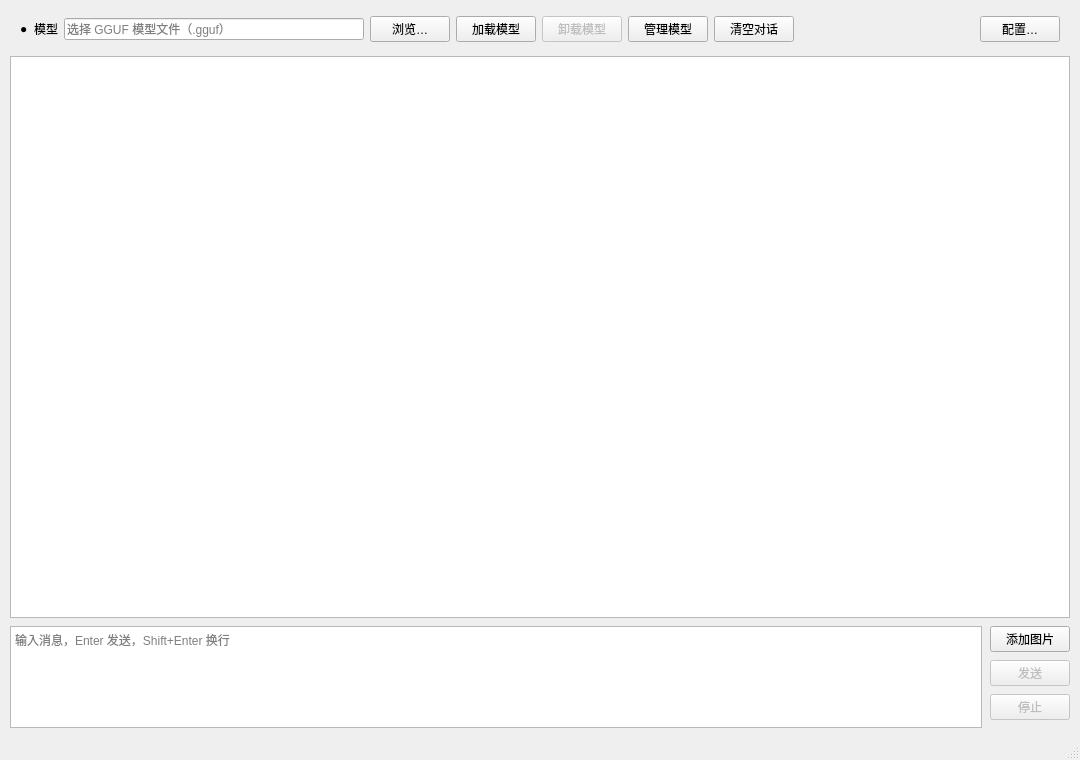
<?xml version="1.0" encoding="UTF-8"?>
<ui version="4.0">
 <class>MainWindow</class>
 <widget class="QMainWindow" name="MainWindow">
  <property name="geometry">
   <rect>
    <x>0</x>
    <y>0</y>
    <width>1080</width>
    <height>760</height>
   </rect>
  </property>
  <property name="windowTitle">
   <string>qllama · 本地大模型对话</string>
  </property>
  <widget class="QWidget" name="centralwidget">
   <layout class="QVBoxLayout" name="rootLayout">
    <property name="spacing">
     <number>8</number>
    </property>
    <property name="leftMargin">
     <number>10</number>
    </property>
    <property name="topMargin">
     <number>10</number>
    </property>
    <property name="rightMargin">
     <number>10</number>
    </property>
    <property name="bottomMargin">
     <number>10</number>
    </property>
    <item>
     <widget class="QFrame" name="modelBar">
      <property name="frameShape">
       <enum>QFrame::Shape::NoFrame</enum>
      </property>
      <layout class="QHBoxLayout" name="modelRowLayout">
       <property name="leftMargin">
        <number>10</number>
       </property>
       <property name="topMargin">
        <number>6</number>
       </property>
       <property name="rightMargin">
        <number>10</number>
       </property>
       <property name="bottomMargin">
        <number>6</number>
       </property>
       <item>
        <widget class="QLabel" name="statusDot">
         <property name="text">
          <string>●</string>
         </property>
        </widget>
       </item>
       <item>
        <widget class="QLabel" name="modelLabel">
         <property name="text">
          <string>模型</string>
         </property>
        </widget>
       </item>
      <item>
       <widget class="QLineEdit" name="modelPath">
        <property name="minimumSize">
         <size>
          <width>300</width>
          <height>0</height>
         </size>
        </property>
        <property name="placeholderText">
         <string>选择 GGUF 模型文件（.gguf）</string>
        </property>
       </widget>
      </item>
      <item>
       <widget class="QPushButton" name="browseModelBtn">
        <property name="text">
         <string>浏览…</string>
        </property>
       </widget>
      </item>
      <item>
       <widget class="QPushButton" name="loadBtn">
        <property name="text">
         <string>加载模型</string>
        </property>
       </widget>
      </item>
      <item>
       <widget class="QPushButton" name="unloadBtn">
        <property name="enabled">
         <bool>false</bool>
        </property>
        <property name="text">
         <string>卸载模型</string>
        </property>
       </widget>
      </item>
      <item>
       <widget class="QPushButton" name="manageModelsBtn">
        <property name="text">
         <string>管理模型</string>
        </property>
        <property name="toolTip">
         <string>从 Hugging Face 拉取最新模型列表</string>
        </property>
       </widget>
      </item>
      <item>
       <widget class="QPushButton" name="clearBtn">
        <property name="text">
         <string>清空对话</string>
        </property>
       </widget>
      </item>
      <item>
       <spacer name="modelRowSpacer">
        <property name="orientation">
         <enum>Qt::Orientation::Horizontal</enum>
        </property>
        <property name="sizeHint" stdset="0">
         <size>
          <width>40</width>
          <height>20</height>
         </size>
        </property>
       </spacer>
      </item>
      <item>
       <widget class="QPushButton" name="configBtn">
        <property name="text">
         <string>配置…</string>
        </property>
        <property name="toolTip">
         <string>打开配置页面（精简配置 / 全量配置）</string>
        </property>
       </widget>
      </item>
      </layout>
     </widget>
    </item>
    <item>
     <widget class="QTextBrowser" name="chatView">
      <property name="openExternalLinks">
       <bool>true</bool>
      </property>
     </widget>
    </item>
    <item>
     <layout class="QHBoxLayout" name="imageStrip">
      <property name="spacing">
       <number>6</number>
      </property>
      <property name="leftMargin">
       <number>0</number>
      </property>
      <property name="topMargin">
       <number>0</number>
      </property>
      <property name="rightMargin">
       <number>0</number>
      </property>
      <property name="bottomMargin">
       <number>0</number>
      </property>
     </layout>
    </item>
    <item>
     <layout class="QHBoxLayout" name="inputRowLayout">
      <property name="leftMargin">
       <number>0</number>
      </property>
      <property name="topMargin">
       <number>0</number>
      </property>
      <property name="rightMargin">
       <number>0</number>
      </property>
      <property name="bottomMargin">
       <number>0</number>
      </property>
      <item>
       <widget class="QTextEdit" name="input">
        <property name="sizePolicy">
         <sizepolicy hsizetype="Expanding" vsizetype="Preferred">
          <horstretch>0</horstretch>
          <verstretch>0</verstretch>
         </sizepolicy>
        </property>
        <property name="minimumSize">
         <size>
          <width>0</width>
          <height>96</height>
         </size>
        </property>
        <property name="placeholderText">
         <string>输入消息，Enter 发送，Shift+Enter 换行</string>
        </property>
       </widget>
      </item>
      <item>
       <layout class="QVBoxLayout" name="buttonColLayout">
        <property name="leftMargin">
         <number>0</number>
        </property>
        <property name="topMargin">
         <number>0</number>
        </property>
        <property name="rightMargin">
         <number>0</number>
        </property>
        <property name="bottomMargin">
         <number>0</number>
        </property>
        <item>
         <widget class="QPushButton" name="addImageBtn">
          <property name="text">
           <string>添加图片</string>
          </property>
          <property name="toolTip">
           <string>随下一条消息发送图片（需要模型加载了 mmproj 投影模型）</string>
          </property>
         </widget>
        </item>
        <item>
         <widget class="QPushButton" name="sendBtn">
          <property name="enabled">
           <bool>false</bool>
          </property>
          <property name="text">
           <string>发送</string>
          </property>
         </widget>
        </item>
        <item>
         <widget class="QPushButton" name="stopBtn">
          <property name="enabled">
           <bool>false</bool>
          </property>
          <property name="text">
           <string>停止</string>
          </property>
         </widget>
        </item>
        <item>
         <spacer name="buttonColSpacer">
          <property name="orientation">
           <enum>Qt::Orientation::Vertical</enum>
          </property>
          <property name="sizeType">
           <enum>QSizePolicy::Policy::Fixed</enum>
          </property>
          <property name="sizeHint" stdset="0">
           <size>
            <width>20</width>
            <height>8</height>
           </size>
          </property>
         </spacer>
        </item>
       </layout>
      </item>
     </layout>
    </item>
   </layout>
  </widget>
  <widget class="QStatusBar" name="statusbar"/>
 </widget>
 <resources/>
 <connections/>
</ui>
